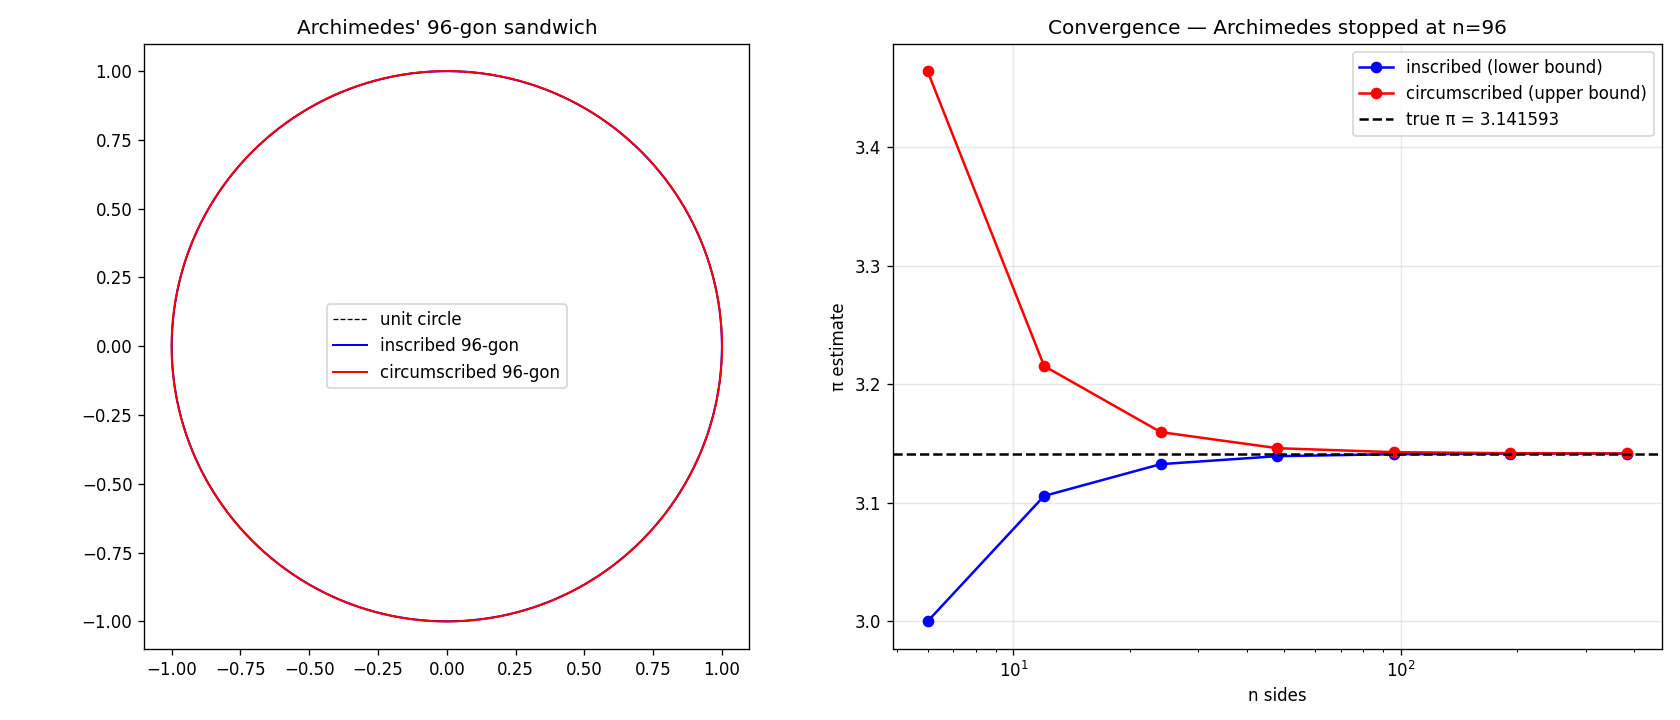

The Python source for this figure:
"""Archimedes' method of exhaustion (~250 BCE) → 96-gon → π ∈ [3.1408, 3.1429].

Archimedes computed π by sandwiching the circle between an n-sided inscribed
polygon and an n-sided circumscribed polygon. He had no decimal notation,
no trigonometry, no calculus — only geometry and the recursive doubling
formula. This is the *first* convergent algorithm in the history of math.
"""
import math
from pathlib import Path

import matplotlib.pyplot as plt
import torch


def polygon_pi(n_sides: int):
    """Lower / upper bounds on π using regular n-gons (radius 1)."""
    half = math.pi / n_sides
    inscribed = n_sides * math.sin(half)
    circumscribed = n_sides * math.tan(half)
    return inscribed, circumscribed


ns = [6, 12, 24, 48, 96, 192, 384]
bounds = [polygon_pi(n) for n in ns]
lows = [b[0] for b in bounds]
highs = [b[1] for b in bounds]

fig, axes = plt.subplots(1, 2, figsize=(14, 6))
ax = axes[0]
n_demo = 96
phi = torch.linspace(0, 2 * math.pi, 1000)
ax.plot(torch.cos(phi), torch.sin(phi), "k--", lw=0.8, label="unit circle")

k = torch.arange(n_demo + 1, dtype=torch.float) * (2 * math.pi / n_demo)
ax.plot(torch.cos(k), torch.sin(k), "b-", lw=1.2, label=f"inscribed {n_demo}-gon")

sec = 1 / math.cos(math.pi / n_demo)
ax.plot(
    sec * torch.cos(k + math.pi / n_demo),
    sec * torch.sin(k + math.pi / n_demo),
    "r-",
    lw=1.2,
    label=f"circumscribed {n_demo}-gon",
)
ax.set_aspect("equal")
ax.legend()
ax.set_title("Archimedes' 96-gon sandwich")

ax2 = axes[1]
ax2.plot(ns, lows, "b-o", label="inscribed (lower bound)")
ax2.plot(ns, highs, "r-o", label="circumscribed (upper bound)")
ax2.axhline(math.pi, color="k", ls="--", label=f"true π = {math.pi:.6f}")
ax2.set_xscale("log")
ax2.set_xlabel("n sides")
ax2.set_ylabel("π estimate")
ax2.legend()
ax2.grid(alpha=0.3)
ax2.set_title("Convergence — Archimedes stopped at n=96")

print(f"n=96:  π ∈ [{lows[4]:.6f}, {highs[4]:.6f}]    true π = {math.pi:.6f}")

plt.tight_layout()
out = Path(__file__).with_suffix(".png")
plt.savefig(out, dpi=120)
print(f"Saved: {out}")
